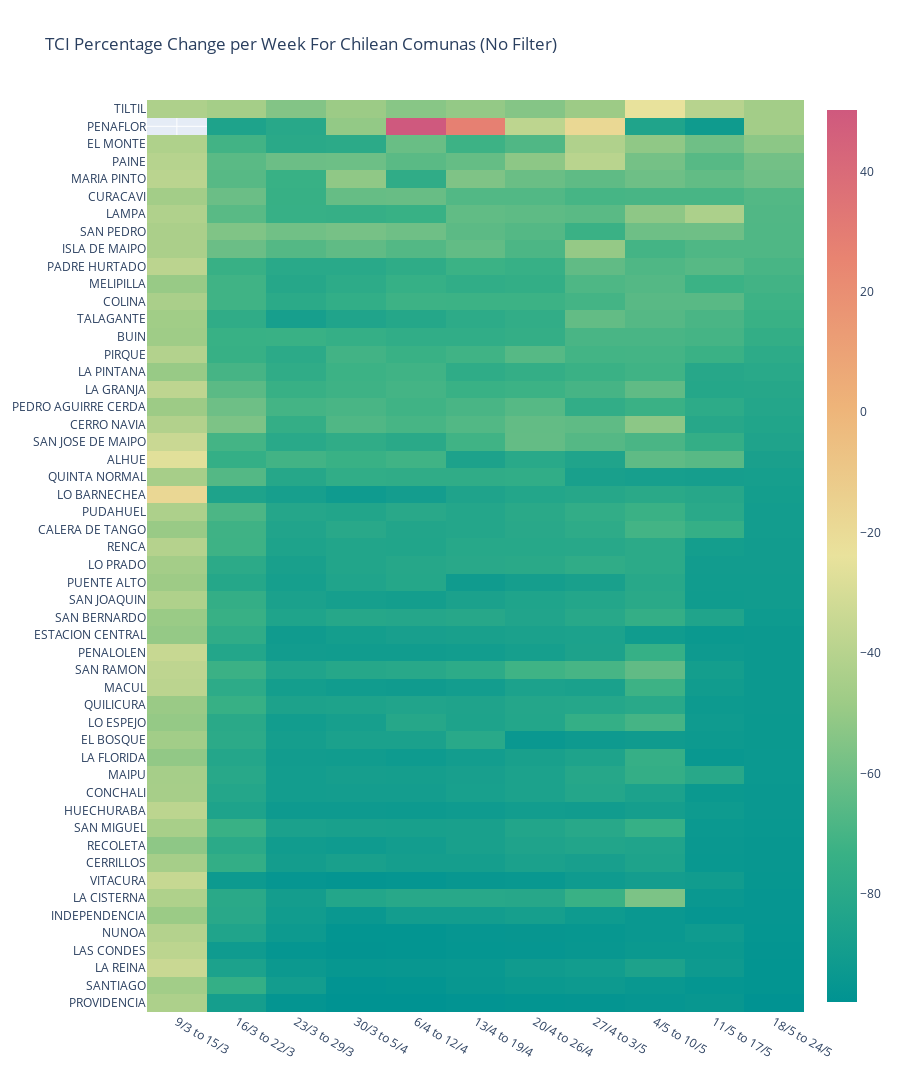

Write notebook code for a chart like this one.
### Markdown cell above
### Heatmap All Comunas

### Code cell
to_plot = weekly.query('tci_perc_change < 100').pivot_table(columns='week_number', index='grid_id', values='tci_perc_change').iloc[:, :-1]
# to_plot = to_plot[to_plot.index.isin(comunas)]
to_plot = sort_index('last-max', to_plot)
to_plot = to_plot.rename(columns=week_dict)

fig = go.Figure(data=go.Heatmap(
    _df_to_plotly(to_plot),
    colorscale='temps'
))

fig.update_layout(
    title= 
        iplottitle('TCI Percentage Change per Week For Chilean Comunas (No Filter)', 80),
    height=1100
)
fig.write_html(open(OUTPUT_PATH / 'heatmap_weekly.html', 'w'))
fig.show()

### Figure 1 — Plotly figure (JSON) as saved in the notebook; plotly's stock layout.template omitted (floating-point values rounded to 4 significant figures; data arrays with more than 128 entries replaced by an {"elided": "..."} marker saying what was removed)
{"data": [{"colorscale": [[0, "rgb(0, 147, 146)"], [0.1667, "rgb(57, 177, 133)"], [0.3333, "rgb(156, 203, 134)"], [0.5, "rgb(233, 226, 156)"], [0.6667, "rgb(238, 180, 121)"], [0.8333, "rgb(232, 132, 113)"], [1, "rgb(207, 89, 126)"]], "type": "heatmap", "x": ["9/3 to 15/3", "16/3 to 22/3", "23/3 to 29/3", "30/3 to 5/4", "6/4 to 12/4", "13/4 to 19/4", "20/4 to 26/4", "27/4 to 3/5", "4/5 to 10/5", "11/5 to 17/5", "18/5 to 24/5"], "y": ["PROVIDENCIA", "SANTIAGO", "LA REINA", "LAS CONDES", "NUNOA", "INDEPENDENCIA", "LA CISTERNA", "VITACURA", "CERRILLOS", "RECOLETA", "SAN MIGUEL", "HUECHURABA", "CONCHALI", "MAIPU", "LA FLORIDA", "EL BOSQUE", "LO ESPEJO", "QUILICURA", "MACUL", "SAN RAMON", "PENALOLEN", "ESTACION CENTRAL", "SAN BERNARDO", "SAN JOAQUIN", "PUENTE ALTO", "LO PRADO", "RENCA", "CALERA DE TANGO", "PUDAHUEL", "LO BARNECHEA", "QUINTA NORMAL", "ALHUE", "SAN JOSE DE MAIPO", "CERRO NAVIA", "PEDRO AGUIRRE CERDA", "LA GRANJA", "LA PINTANA", "PIRQUE", "BUIN", "TALAGANTE", "COLINA", "MELIPILLA", "PADRE HURTADO", "ISLA DE MAIPO", "SAN PEDRO", "LAMPA", "CURACAVI", "MARIA PINTO", "PAINE", "EL MONTE", "PENAFLOR", "TILTIL"], "z": {"elided": "52x11 float values"}}], "layout": {"height": 1100, "title": {"text": "TCI Percentage Change per Week For Chilean Comunas (No Filter)"}}}
